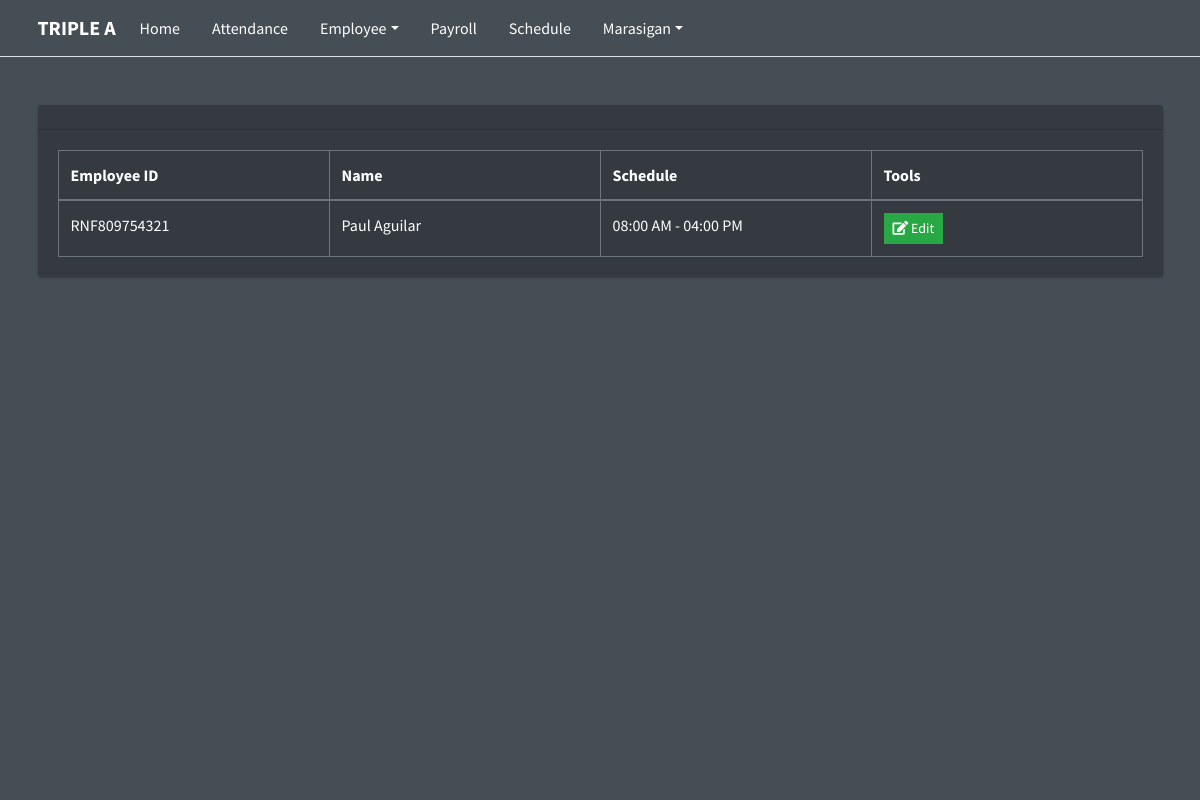
/admin/schedule-employee.php (signed in), run on the app's committed database.
### tables this page shows
CREATE TABLE `employees` (
  `id` int(11) NOT NULL,
  `employee_id` varchar(15) NOT NULL,
  `firstname` varchar(50) NOT NULL,
  `lastname` varchar(50) NOT NULL,
  `address` text NOT NULL,
  `birthdate` date NOT NULL,
  `contact_info` varchar(100) NOT NULL,
  `gender` varchar(10) NOT NULL,
  `position_id` int(11) NOT NULL,
  `schedule_id` int(11) NOT NULL,
  `photo` varchar(200) NOT NULL,
  `created_on` date NOT NULL
);

CREATE TABLE `schedules` (
  `id` int(11) NOT NULL,
  `time_in` time NOT NULL,
  `time_out` time NOT NULL
);

### admin/session.php (called while the page is built, shortened)
<?php
	include 'conn.php';
	$sql = "SELECT * FROM admin WHERE id = '".$_SESSION['admin']."'";
	$query = $conn->query($sql);
	$user = $query->fetch_assoc();
?>

### admin/schedule-employee.php (the view, shortened to what this page needs)
<?php
  include 'session.php';
?>
<!DOCTYPE html>
<html lang="en">
<head>
  <link rel="stylesheet" href="../plugins/fontawesome-free/css/all.min.css">
  <link rel="stylesheet" href="../dist/css/adminlte.min.css">
</head>
<body class="hold-transition layout-top-nav dark-mode" onload="display_ct();">
<div class="wrapper">
  <?php include_once('./includes/navbar.php') ?>
  <div class="content-wrapper">
    <div class="content">
      <div class="container">
        <div class="row mt-5">
          <div class="col-12">
            <div class="card">
              <div class="card-header">
              </div>
              <div class="card-body">
                <table id="example1" class="table table-bordered">
                  <thead>
                    <th width="25%">Employee ID</th>
                    <th width="25%">Name</th>
                    <th width="25%">Schedule</th>
                    <th width="25%">Tools</th>
                  </thead>
                  <tbody>
                    <?php
                      $sql = "SELECT *, employees.id AS empid FROM employees LEFT JOIN schedules ON schedules.id=employees.schedule_id";
                      $query = $conn->query($sql);
                      while($row = $query->fetch_assoc()){
                        echo "
                          <tr>
                            <td>".$row['employee_id']."</td>
                            <td class='text-capitalize'>".$row['firstname'].' '.$row['lastname']."</td>
                            <td>".date('h:i A', strtotime($row['time_in'])).' - '.date('h:i A', strtotime($row['time_out']))."</td>
                            <td>
                              <button class='btn btn-success btn-sm edit btn-flat' data-id='".$row['empid']."'><i class='fa fa-edit'></i> Edit</button>
                            </td>
                          </tr>
                        ";
                      }
                    ?>
                  </tbody>
                </table>
              </div>
            </div>
          </div>
        </div>
      </div>
    </div>
  </div>
</div>
</body>
</html>

### admin/includes/navbar.php (shortened to what this page needs)
<nav class="main-header navbar navbar-expand-md navbar-light navbar-white dark-mode">
  <div class="container">
    <a href="index.php" class="navbar-brand">
      <span class="brand-text font-weight-bold">TRIPLE A</span>
    </a>
    <div class="collapse navbar-collapse order-3" id="navbarCollapse">
      <ul class="navbar-nav">
        <li class="nav-item">
          <a href="index.php" class="nav-link">Home</a>
        </li>
        <li class="nav-item">
          <a href="attendance.php" class="nav-link">Attendance</a>
        </li>
        <li class="nav-item dropdown">
          <a id="dropdownSubMenu1" href="#" data-toggle="dropdown" aria-haspopup="true" aria-expanded="false" class="nav-link dropdown-toggle">Employee</a>
        </li>
        <li class="nav-item">
          <a href="payroll.php" class="nav-link">Payroll</a>
        </li>
        <li class="nav-item">
          <a href="schedule-employee.php" class="nav-link">Schedule</a>
        </li>
        <li class="nav-item dropdown">
          <a id="dropdownSubMenu2" href="#" data-toggle="dropdown" aria-haspopup="true" aria-expanded="false" class="nav-link dropdown-toggle" style="text-transform: capitalize"><?php echo $user['lastname']; ?></a>
        </li>
      </ul>
    </div>
  </div>
</nav>

### admin/schedule-employee.php (style rules this page uses)
.main-header * { color: #FFF !important; }

### data on the page
employees: employee "RNF809754321", firstname "Paul", lastname "Aguilar", schedule.time_in "08:00 AM", schedule.time_out "04:00 PM"

### other printed values
$user['lastname'] "Marasigan"
